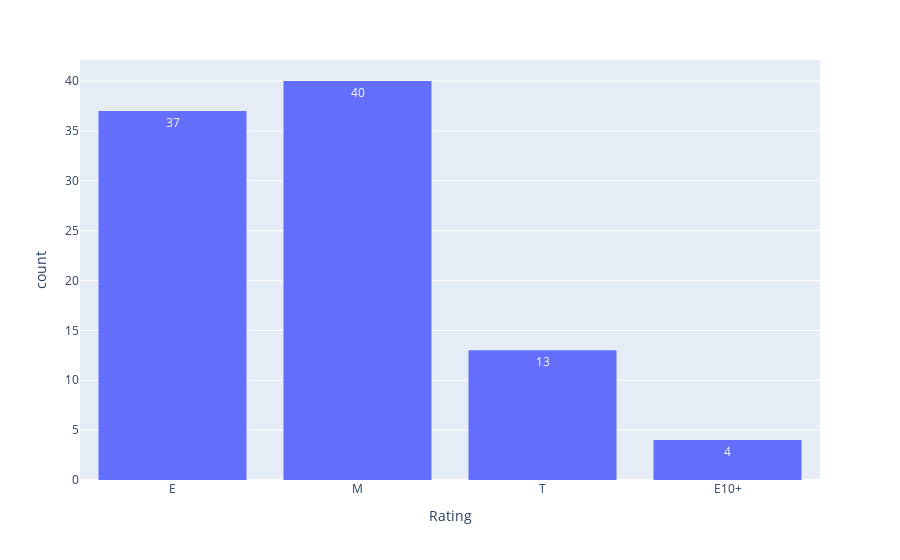

Notebook code cell kept with this figure:
### Code cell
top100ESRB = px.histogram(Top100, x="Rating",text_auto=True)
top100ESRB.show()

### Figure 1 — Plotly figure (JSON) as saved in the notebook; plotly's stock layout.template omitted (floating-point values rounded to 4 significant figures)
{"data": [{"alignmentgroup": "True", "bingroup": "x", "hovertemplate": "Rating=%{x}<br>count=%{y}<extra></extra>", "legendgroup": "", "marker": {"color": "#636efa", "pattern": {"shape": ""}}, "name": "", "offsetgroup": "", "orientation": "v", "showlegend": false, "texttemplate": "%{value}", "type": "histogram", "x": ["E", "E", "E", "E", "E", "E", "E", "E", "E", "E", "M", "M", "M", "M", "E", "E", "M", "M", "M", "M", "M", "M", "M", "T", "E", "M", "M", "E", "M", null, "E", "E", "M", "E", "E", "E", "M", "M", "M", "E10+", "E", null, "M", "T", "M", "T", "E10+", "M", "M", "E", "E", "M", "E", "M", "E", "E", "E", null, "T", "T", null, "T", "M", "M", null, "E", "E", "M", "M", "E", "M", "M", "T", "T", "E", "E", "T", null, "E", "E10+", "M", "T", "M", "T", "E", "M", "E", "M", "E", "M", "M", "E", "M", "M", "E", "T", "T", "M", "E10+", "M"], "xaxis": "x", "yaxis": "y"}], "layout": {"barmode": "relative", "legend": {"tracegroupgap": 0}, "margin": {"t": 60}, "xaxis": {"anchor": "y", "domain": [0, 1], "title": {"text": "Rating"}}, "yaxis": {"anchor": "x", "domain": [0, 1], "title": {"text": "count"}}}}
